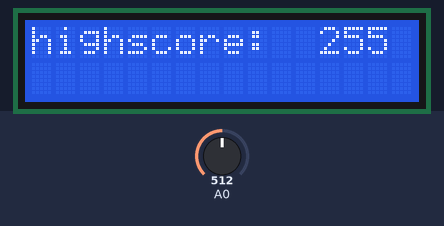
This sketch was run on a simulated Arduino Uno, built with avr-gcc and run on an emulated ATmega328P. On the bench: 16×2 character LCD. The inputs (shaded band) are chosen by the test bench; at power-on: A0 = 512. Random numbers use the default seed unless the sketch sets one.

Above: at 5.5 s.
At 7.4 s:
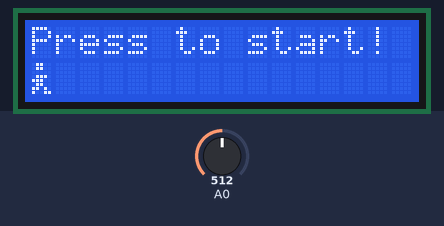
7.6 s: A0 set to 552
At 7.83 s:
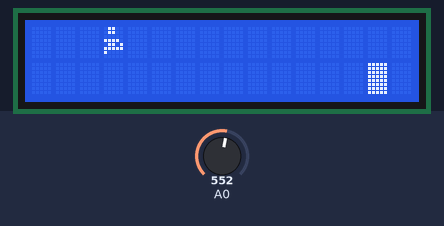
9.5 s: A0 set to 306
At 9.69 s:
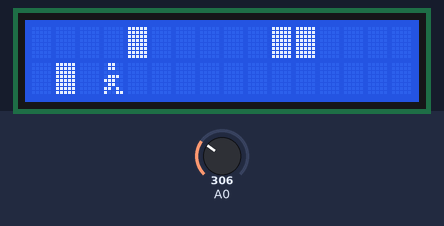
11.3 s: A0 set to 348
13.2 s: A0 set to 377
15.7 s: A0 set to 716
At 16.03 s:
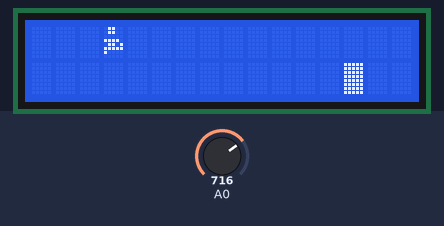
17.7 s: A0 set to 511
At 17.75 s:
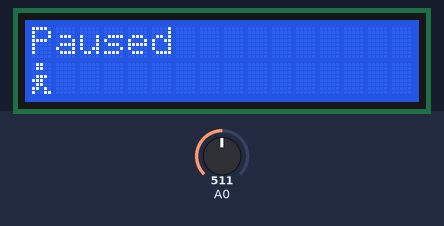

Measured:
- the behaviour switches between 534 and 535 on A0 (found by bisection; images 1 and 2)
- what the display in image 0 shows lasts 1.0 s, from 5.5 s to 6.5 s

The sketch:

LCD_Jumping_Game.ino
```cpp
#include <EEPROM.h> //for storing highscores

#include <LiquidCrystal.h> //lcd library
#include <LCDKeypad.h> //interface with lcd keypad shield

LCDKeypad lcd; //create lcd object

//variables required
int addr = 0;
int key = 0;
int button = 16;
int walk = 1;
int pitch = 800;
int block;
int fieldArray[25][2];
int lastBlockPos;
int lastBlockPosTop;
int crash = 0;
int scrolls = 0;
int score = 0;
int Delay = 300;
int highscore = 0;
char* scorestate;

//define functions
void initialize_field_array(int x, int y, int charnum);
void display_field_array();
//all the symbols required
byte walkingman[8] = {

  0b01100,
  0b01100,
  0b00000,
  0b01110,
  0b11100,
  0b01100,
  0b11010,
  0b10011
};
byte jumpman[8] = {
  0b01100,
  0b01100,
  0b00000,
  0b11110,
  0b01101,
  0b11111,
  0b10000,
  0b00000
};
byte walkingman2[8] = {
  B01100,
  B01100,
  B00000,
  B01100,
  B01100,
  B01100,
  B01100,
  B01110,
};
byte Block[8] = {
  0b11111,
  0b11111,
  0b11111,
  0b11111,
  0b11111,
  0b11111,
  0b11111,
  0b11111
};
byte Clear[8] = {
  0b00000,
  0b00000,
  0b00000,
  0b00000,
  0b00000,
  0b00000,
  0b00000,
  0b00000

};
byte arrow[8] = {
  0b11000,
  0b11100,
  0b11110,
  0b11111,
  0b11111,
  0b11110,
  0b11100,
  0b11000,

};

/*
   Intialize field array to all blanks.
*/
void initialize_field_array(int x, int y, int charnum)
{
  int i, j;
  //loop through every positions
  for (i = 0; i < 21; i++)
  {
    for (j = 0; j < 2; j++)
    {
      //delay(500);
      fieldArray[i][j] = 3; //clear the current position
    }

  }
  fieldArray[x][y] = charnum; //add character
  fieldArray[15][1] = 2; //The first block
  fieldArray[18][0] = 2;
  lastBlockPos = 15; //The latest block is set at position 15
  lastBlockPosTop = 18;
  //delay(500);
  return ;
}

void display_field_array() //this function prints the field array on lcd display
{
  int i, j; //define two variables for x and y loops
  for (i = 0; i < 21; i++)
  {
    for (j = 0; j < 2; j++)
    {
      lcd.setCursor(i, j); //Set cursor to selected location
      lcd.write(fieldArray[i][j]); //print data
    }
  }
  return ;
}


void setup()
{
  //setup
  key = 0;
  lcd.begin(16, 2);
  lcd.home(); //set cursor to 0,0
  lcd.print (" Arduino game");
  // delay(100);
  lcd.setCursor(0, 1);
  lcd.print("  by:NotesPoint");
  // delay(1000);
  //intro
  int delayc = 1;
  for (int positionCounter = 0; positionCounter < 13; positionCounter++)
  {
    // scroll one position left:
    lcd.scrollDisplayLeft();
    delayc += 3;
    delay(delayc);
  }
  for (int positionCounter = 0; positionCounter < 13; positionCounter++)
  {
    // scroll one position right:
    lcd.scrollDisplayRight();
    delayc += 3;
    delay(delayc);
  }
  // delay(500);
  //delay(150);
  for (int positionCounter = 0; positionCounter < 13; positionCounter++) {
    // scroll one position left:
    lcd.scrollDisplayRight();
    delayc += 3;
    delay(delayc);
  }
  for (int positionCounter = 0; positionCounter < 13; positionCounter++) {
    // scroll one position right:
    lcd.scrollDisplayLeft();
    delayc += 3;
    delay(delayc);
  }
  int i = 0;
  for (i = 0; i < 16; i++)
  {
    lcd.setCursor(i,0);
    lcd.print(" ");
    delay(7);
  }
  for (i = 0; i < 16; i++)
  {
    lcd.setCursor(i,1);
    lcd.print(" ");
    delay(7);
  }
  delay(1000);
  lcd.clear();
  lcd.print("highscore:");
  lcd.write(7);
  lcd.print(" ");
  lcd.print(EEPROM.read(addr)); //read the highscore from eeprom and print
  delay(1000);
  if (EEPROM.read(addr) != 0) //if any highscore is saved,
    highscore = EEPROM.read(addr); //set it to highscore variable
  //delay(1000);
  lcd.clear();
  //create the necessary characters
  lcd.createChar(1, walkingman);
  lcd.createChar(2, Block);
  lcd.createChar(3, Clear);
  //lcd.createChar(4, explode);
  lcd.createChar(5, jumpman);
  lcd.createChar(6, walkingman2);
  lcd.createChar(7, arrow);

  lcd.clear();
  lcd.home();

  lcd.print("Press to start!");
  while (lcd.button() != KEYPAD_SELECT) {
    lcd.setCursor(0, 1);
    lcd.write(1);
    delay(100);
    lcd.setCursor(0, 1);
    lcd.write(6);
    delay(100);// lcd.home();
    senseReset();
  }
  lcd.noAutoscroll();
  lcd.clear();

  initialize_field_array(3, 1, 1); //clear field array
  display_field_array(); //print field array on lcd
  Serial.begin(9600); //start serial communication

}
void loop() {
  key = 0;
//  if (walk == 1) {
//    walk = 6;
//  }
//  else if (walk == 6) {
//    walk = 1;
//  }
  // Serial.println(walk);
  if (EEPROM.read(addr) != 0) { //read current highscore if any
    highscore = EEPROM.read(addr);
  }
  senseReset(); //if right key is pressed, reset highscore and start from the setup() function
  if (crash == 1) //if crashed on any block
  {
    delay(500); //wait a bit
    //if crossed the previous highscore, write the new one to eeprom
    if (highscore == 0) {
      highscore = score;
      scorestate = "highscore:";
      EEPROM.put(addr, highscore);
    }
    else if (highscore > score) {
      scorestate = "score: ";
    }
    else if (score > highscore) {
      scorestate = "highscore: ";
      highscore = score;
      EEPROM.put(addr, highscore);
    }
    //tell us that you have crashed
    lcd.clear();
    lcd.setCursor(10, 0);
    lcd.print("crash!");
    lcd.setCursor(0, 1);
    lcd.print(scorestate);
    //lcd.print(":");
    lcd.print(score);
    delay(1500);

    crash = 0; //set crash to 0
    displaycrash(); //
  }

  display_field_array(); //print field array to lcd
  insert_block(2); //randomly insert obstacles in the way
  key = getinput(); //read keypad and if select key pressed, make the character jump
  if (key == KEYPAD_SELECT) //if select key pressed
    display_field_array(); //print field array to lcd
  scroll_left(3, 1, 1, 5); //make everything move
  if (fieldArray[3][0] == 5 ) //if the character is up in the air
  {
    countscroll(); //start counting air time
    if (scrolls >= 4 && fieldArray[3][1] != 2) //if scrolled 4 times and there is no obstacle below, charcter reaches the ground
    {
      jumpdown(); //
      scrolls = 0;
    }
    // jumpdown();
    display_field_array(); //print field array to lcd
  }

  countscore(); //count the score based on the number of obstacles dodged
  lcd.setCursor(0, 0);
  lcd.print(score);
  key = 0;
  sensePause(); //check is the left key is pressed i.e pause key
  display_field_array(); //print field array to lcd
  delay(100); //wait a bit before the next loop


}
void senseReset()
{
  if (lcd.button() == KEYPAD_RIGHT) { //if clicked right key
    EEPROM.put(addr, 0); //reset highscore
    highscore = EEPROM.read(addr);
    setup(); //start from the begenning
  }
}
void sensePause()
{
  if (lcd.button() == KEYPAD_LEFT) //if left key pressed, pause
  {
    lcd.clear();
    lcd.print("Paused");
    while (lcd.button() == KEYPAD_LEFT) //wait until left key is released
    {
      lcd.setCursor(0, 1);
      lcd.write(1);
      delay(100);
      lcd.setCursor(0, 1);
      lcd.write(6);
      delay(100);// lcd.home();
      senseReset();
    }
    while (lcd.button() != KEYPAD_LEFT) //wait until left key is pressed
    {
      lcd.setCursor(0, 1);
      lcd.write(1);
      delay(100);
      lcd.setCursor(0, 1);
      lcd.write(6);
      delay(100);// lcd.home();
      senseReset();
    }
    while (lcd.button() == KEYPAD_LEFT) //wait until left key is released to avoid false triggers
    {
      lcd.setCursor(0, 1);
      lcd.write(1);
      delay(100);
      lcd.setCursor(0, 1);
      lcd.write(6);
      delay(100);// lcd.home();
      senseReset();
    }
    display_field_array();
    //say 3,2,1 go!
    lcd.setCursor(0, 0);
    lcd.print("3");
    delay(1000);
    lcd.setCursor(0, 0);
    lcd.print("2");
    delay(1000);
    lcd.setCursor(0, 0);
    lcd.print("1");
    delay(1000);
    lcd.setCursor(0, 0);
    lcd.print("GO!");
    delay(1000);
  }
}
void scroll_left(int x, int y, int charnum, int jump) //move everything, scroll everything to the left
{
  int i, j;
  j = 1; //second line of the lcd first
  for (i = 0; i < 21; i++) //loop through field array
  {
    //scrolls + 1;
    // Serial.print(scrolls);
    if (fieldArray[i][j] == charnum) //if current position is the position of the character,
    {
      if (fieldArray[i + 1][j] == 2) //if the next position contains an obstacle
      {
        crash = 1; //crash!
        fieldArray[i][j] = 2;
      }
      else
      {
        crash = 0; //if the next position isn't an obstacle, don't crash
      }
    }
    else //if current pos is not the character
    {
      if (fieldArray[i + 1][j] != charnum )
      {
        fieldArray[i][j] = fieldArray[i + 1][j]; //scroll current pos to the left
      }
      else //if this is not there, when character lands after jumping and if the previous pos is a block, something funny will happen
      {
        //        if(fieldArray[i][j] == 2)
        //        {
        fieldArray[i][j] = 3;
        //        }
      }
    }
    if (fieldArray[i][j] == 2) //set the latest position of the block
    {
      lastBlockPos = i;
    }
  }
  //clear the last pos of field array
  fieldArray[i][0] = 3;
  fieldArray[i][1] = 3;

  //time to scroll the top row of lcd
  j = 0;
  //most of it is pretty much the same
  for (i = 0; i < 21; i++) //loop through field array
  {
    if (fieldArray[i][j] == jump) //since it is the top row, check for the jumping character
    {
      if (fieldArray[i + 1][j] == 2) //if the next pos contains an obstacle
      {
        crash = 1; //crash!
        fieldArray[i][j] = 2;
      }
      else
      {
        crash = 0; //if the next position isn't an obstacle, don't crash
      }
    }
    else //if current pos is not the character
    {
      if (fieldArray[i + 1][j] != jump)
      {
        fieldArray[i][j] = fieldArray[i + 1][j]; //scroll current pos to the left
      }
      else //if this is not there, when character lands after jumping and if the previous pos is a block, something funny will happen
      {
        //        if(fieldArray[i][j] == 2)
        //        {
        fieldArray[i][j] = 3;
        //        }
      }
    }
    if (fieldArray[i][j] == 2) //set the latest position of the block
    {
      lastBlockPosTop = i;
    }
  }
  //fieldArray[i][0] = 3;
  //fieldArray[i][1] = 3;

}

void insert_block(int charnum) //this function randomly inserts blocks
{
  //create two variables
  int rand_number;
  int randnumber;
  int i = 0;
  i = 15;
  if ( (15 - lastBlockPos) > 2 && (15 - lastBlockPosTop) > 2) //if there is enough space to create a block - don't create a block on top just after creating one down
  {
    //create two random numbers
    randnumber = random(1, 2);
    rand_number = random(1, 2);
    if (randnumber == rand_number) //if both random numbers are the same, insert a block
    {
      //fieldArray[15][1] = charnum;
      if (random(1, 3) == random(1, 3) ) //if two random numbers are equal,
      {
        for (i = 16; i < random(16, 20); i++) //create blocks on the second row of lcd
        {
          fieldArray[i][1] = charnum;
        }
      }
      else //if the two random numbers are not equal,
      {
        for (i = 18; i < random(18, 21); i++) //create blocks on the top row
        {
          fieldArray[i][0] = charnum;
        }
      }
    }


  }
}

int getinput() //check for user input
{
  //tone(14, 6000, 5);//delay(1)
  key = 0;
  key = lcd.button();
  if (key == KEYPAD_SELECT) {
    //delay(10);
    if (fieldArray[3][1] != 2)
    {
      fieldArray[3][1] = 3;
    }
    fieldArray[3][0] = 5;


  }
  return key;
  key = 0;
}

void displaycrash() //display the menu when crashed
{
  score = 0;
  scrolls = 0;
  display_field_array();
  fieldArray[3][1] = 3;
  lcd.home();
  lcd.print("Press to start!");
  while (lcd.button() != KEYPAD_SELECT) {
    lcd.setCursor(0, 1);
    lcd.write(1);
    delay(100);
    lcd.setCursor(0, 1);
    lcd.write(6);
    delay(100);// lcd.home();
    senseReset();
  }
  lcd.clear(); //clear the screen
  initialize_field_array(3, 1, 1);
  display_field_array();
  // delay();
  key = 0;
  fieldArray[3][1] = 1;
  scrolls = 0;
  score = 0;
  key = 0;

}

void jumpdown() //land after jumping
{
  // Serial.print("jumpdown");
  // if(fieldArray[5][1] == 2)
  //  {
  key = 0;
  fieldArray[3][0] = 3; //clear the character from top row
  fieldArray[3][1] = 1; //draw it in the bottom row

  // }
}

void countscroll() //count the jump distance
{
  //key = 0;
  scrolls = scrolls + 1;
  key = 0;
}

void countscore() //keep increasing the score when dodging blocks
{
  if (fieldArray[1][1] == 2)
    score = score + 1;
}
```
